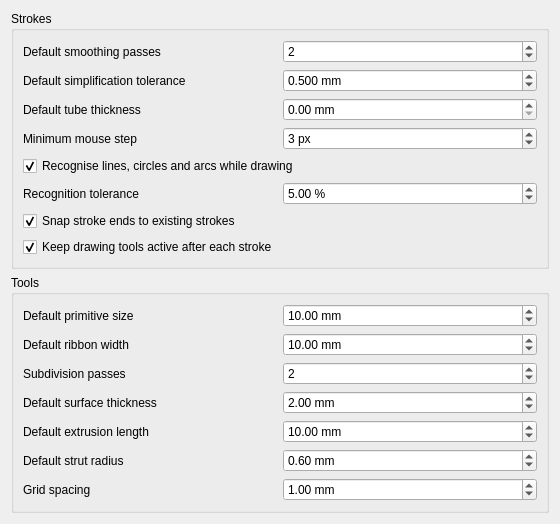
<?xml version="1.0" encoding="UTF-8"?>
<ui version="4.0">
 <class>Gui::Dialog::DlgSettingsFreeform</class>
 <widget class="QWidget" name="Gui::Dialog::DlgSettingsFreeform">
  <property name="geometry">
   <rect>
    <x>0</x>
    <y>0</y>
    <width>560</width>
    <height>520</height>
   </rect>
  </property>
  <property name="windowTitle">
   <string>General</string>
  </property>
  <layout class="QVBoxLayout" name="verticalLayout">
   <item>
    <widget class="QGroupBox" name="groupStrokes">
     <property name="title">
      <string>Strokes</string>
     </property>
     <layout class="QGridLayout" name="gridStrokes">
      <item row="0" column="0">
       <widget class="QLabel" name="labelSmoothing">
        <property name="text">
         <string>Default smoothing passes</string>
        </property>
       </widget>
      </item>
      <item row="0" column="1">
       <widget class="Gui::PrefSpinBox" name="spinSmoothing">
        <property name="toolTip">
         <string>Number of smoothing passes applied to newly drawn strokes</string>
        </property>
        <property name="maximum">
         <number>50</number>
        </property>
        <property name="value">
         <number>2</number>
        </property>
        <property name="prefEntry" stdset="0">
         <cstring>DefaultSmoothing</cstring>
        </property>
        <property name="prefPath" stdset="0">
         <cstring>Mod/Freeform</cstring>
        </property>
       </widget>
      </item>
      <item row="1" column="0">
       <widget class="QLabel" name="labelTolerance">
        <property name="text">
         <string>Default simplification tolerance</string>
        </property>
       </widget>
      </item>
      <item row="1" column="1">
       <widget class="Gui::PrefDoubleSpinBox" name="spinTolerance">
        <property name="toolTip">
         <string>Points closer than this to the simplified curve are dropped (0 keeps every point)</string>
        </property>
        <property name="suffix">
         <string> mm</string>
        </property>
        <property name="decimals">
         <number>3</number>
        </property>
        <property name="maximum">
         <double>10000.000000000000000</double>
        </property>
        <property name="value">
         <double>0.500000000000000</double>
        </property>
        <property name="prefEntry" stdset="0">
         <cstring>DefaultTolerance</cstring>
        </property>
        <property name="prefPath" stdset="0">
         <cstring>Mod/Freeform</cstring>
        </property>
       </widget>
      </item>
      <item row="2" column="0">
       <widget class="QLabel" name="labelThickness">
        <property name="text">
         <string>Default tube thickness</string>
        </property>
       </widget>
      </item>
      <item row="2" column="1">
       <widget class="Gui::PrefDoubleSpinBox" name="spinThickness">
        <property name="toolTip">
         <string>Tube diameter of new strokes; 0 draws plain curves</string>
        </property>
        <property name="suffix">
         <string> mm</string>
        </property>
        <property name="maximum">
         <double>1000000.000000000000000</double>
        </property>
        <property name="prefEntry" stdset="0">
         <cstring>DefaultThickness</cstring>
        </property>
        <property name="prefPath" stdset="0">
         <cstring>Mod/Freeform</cstring>
        </property>
       </widget>
      </item>
      <item row="3" column="0">
       <widget class="QLabel" name="labelPixelStep">
        <property name="text">
         <string>Minimum mouse step</string>
        </property>
       </widget>
      </item>
      <item row="3" column="1">
       <widget class="Gui::PrefSpinBox" name="spinPixelStep">
        <property name="toolTip">
         <string>Mouse movements smaller than this many pixels do not add stroke points</string>
        </property>
        <property name="suffix">
         <string> px</string>
        </property>
        <property name="minimum">
         <number>1</number>
        </property>
        <property name="maximum">
         <number>50</number>
        </property>
        <property name="value">
         <number>3</number>
        </property>
        <property name="prefEntry" stdset="0">
         <cstring>PixelStep</cstring>
        </property>
        <property name="prefPath" stdset="0">
         <cstring>Mod/Freeform</cstring>
        </property>
       </widget>
      </item>
      <item row="4" column="0" colspan="2">
       <widget class="Gui::PrefCheckBox" name="checkRecognize">
        <property name="toolTip">
         <string>Replace strokes that look like a straight line, circle or arc by the exact shape</string>
        </property>
        <property name="text">
         <string>Recognise lines, circles and arcs while drawing</string>
        </property>
        <property name="checked">
         <bool>true</bool>
        </property>
        <property name="prefEntry" stdset="0">
         <cstring>RecognizeShapes</cstring>
        </property>
        <property name="prefPath" stdset="0">
         <cstring>Mod/Freeform</cstring>
        </property>
       </widget>
      </item>
      <item row="5" column="0">
       <widget class="QLabel" name="labelRecognizeTolerance">
        <property name="text">
         <string>Recognition tolerance</string>
        </property>
       </widget>
      </item>
      <item row="5" column="1">
       <widget class="Gui::PrefDoubleSpinBox" name="spinRecognizeTolerance">
        <property name="toolTip">
         <string>Maximum deviation from the exact shape, as a percentage of the stroke length</string>
        </property>
        <property name="suffix">
         <string> %</string>
        </property>
        <property name="minimum">
         <double>0.100000000000000</double>
        </property>
        <property name="maximum">
         <double>50.000000000000000</double>
        </property>
        <property name="value">
         <double>5.000000000000000</double>
        </property>
        <property name="prefEntry" stdset="0">
         <cstring>RecognizeTolerance</cstring>
        </property>
        <property name="prefPath" stdset="0">
         <cstring>Mod/Freeform</cstring>
        </property>
       </widget>
      </item>
      <item row="6" column="0" colspan="2">
       <widget class="Gui::PrefCheckBox" name="checkSnapEnds">
        <property name="toolTip">
         <string>Start and end points close to the end of an existing stroke snap to it; a stroke ending where it started is closed automatically</string>
        </property>
        <property name="text">
         <string>Snap stroke ends to existing strokes</string>
        </property>
        <property name="checked">
         <bool>true</bool>
        </property>
        <property name="prefEntry" stdset="0">
         <cstring>SnapEndpoints</cstring>
        </property>
        <property name="prefPath" stdset="0">
         <cstring>Mod/Freeform</cstring>
        </property>
       </widget>
      </item>
      <item row="7" column="0" colspan="2">
       <widget class="Gui::PrefCheckBox" name="checkContinuous">
        <property name="toolTip">
         <string>Keep the stroke and primitive tools active after each stroke until Escape is pressed</string>
        </property>
        <property name="text">
         <string>Keep drawing tools active after each stroke</string>
        </property>
        <property name="checked">
         <bool>true</bool>
        </property>
        <property name="prefEntry" stdset="0">
         <cstring>ContinuousDrawing</cstring>
        </property>
        <property name="prefPath" stdset="0">
         <cstring>Mod/Freeform</cstring>
        </property>
       </widget>
      </item>
     </layout>
    </widget>
   </item>
   <item>
    <widget class="QGroupBox" name="groupTools">
     <property name="title">
      <string>Tools</string>
     </property>
     <layout class="QGridLayout" name="gridTools">
      <item row="0" column="0">
       <widget class="QLabel" name="labelPrimitiveSize">
        <property name="text">
         <string>Default primitive size</string>
        </property>
       </widget>
      </item>
      <item row="0" column="1">
       <widget class="Gui::PrefDoubleSpinBox" name="spinPrimitiveSize">
        <property name="toolTip">
         <string>Size of primitives placed with a single click</string>
        </property>
        <property name="suffix">
         <string> mm</string>
        </property>
        <property name="minimum">
         <double>0.010000000000000</double>
        </property>
        <property name="maximum">
         <double>1000000.000000000000000</double>
        </property>
        <property name="value">
         <double>10.000000000000000</double>
        </property>
        <property name="prefEntry" stdset="0">
         <cstring>PrimitiveSize</cstring>
        </property>
        <property name="prefPath" stdset="0">
         <cstring>Mod/Freeform</cstring>
        </property>
       </widget>
      </item>
      <item row="1" column="0">
       <widget class="QLabel" name="labelRibbonWidth">
        <property name="text">
         <string>Default ribbon width</string>
        </property>
       </widget>
      </item>
      <item row="1" column="1">
       <widget class="Gui::PrefDoubleSpinBox" name="spinRibbonWidth">
        <property name="suffix">
         <string> mm</string>
        </property>
        <property name="minimum">
         <double>0.010000000000000</double>
        </property>
        <property name="maximum">
         <double>1000000.000000000000000</double>
        </property>
        <property name="value">
         <double>10.000000000000000</double>
        </property>
        <property name="prefEntry" stdset="0">
         <cstring>RibbonWidth</cstring>
        </property>
        <property name="prefPath" stdset="0">
         <cstring>Mod/Freeform</cstring>
        </property>
       </widget>
      </item>
      <item row="2" column="0">
       <widget class="QLabel" name="labelSubD">
        <property name="text">
         <string>Subdivision passes</string>
        </property>
       </widget>
      </item>
      <item row="2" column="1">
       <widget class="Gui::PrefSpinBox" name="spinSubD">
        <property name="toolTip">
         <string>Number of Catmull-Clark passes applied by the Subdivide tool</string>
        </property>
        <property name="minimum">
         <number>0</number>
        </property>
        <property name="maximum">
         <number>6</number>
        </property>
        <property name="value">
         <number>2</number>
        </property>
        <property name="prefEntry" stdset="0">
         <cstring>SubDIterations</cstring>
        </property>
        <property name="prefPath" stdset="0">
         <cstring>Mod/Freeform</cstring>
        </property>
       </widget>
      </item>
      <item row="3" column="0">
       <widget class="QLabel" name="labelShell">
        <property name="text">
         <string>Default surface thickness</string>
        </property>
       </widget>
      </item>
      <item row="3" column="1">
       <widget class="Gui::PrefDoubleSpinBox" name="spinShell">
        <property name="toolTip">
         <string>Thickness proposed by the Thicken surface tool</string>
        </property>
        <property name="suffix">
         <string> mm</string>
        </property>
        <property name="minimum">
         <double>0.010000000000000</double>
        </property>
        <property name="maximum">
         <double>1000000.000000000000000</double>
        </property>
        <property name="value">
         <double>2.000000000000000</double>
        </property>
        <property name="prefEntry" stdset="0">
         <cstring>ShellThickness</cstring>
        </property>
        <property name="prefPath" stdset="0">
         <cstring>Mod/Freeform</cstring>
        </property>
       </widget>
      </item>
      <item row="4" column="0">
       <widget class="QLabel" name="labelExtrude">
        <property name="text">
         <string>Default extrusion length</string>
        </property>
       </widget>
      </item>
      <item row="4" column="1">
       <widget class="Gui::PrefDoubleSpinBox" name="spinExtrude">
        <property name="suffix">
         <string> mm</string>
        </property>
        <property name="minimum">
         <double>-1000000.000000000000000</double>
        </property>
        <property name="maximum">
         <double>1000000.000000000000000</double>
        </property>
        <property name="value">
         <double>10.000000000000000</double>
        </property>
        <property name="prefEntry" stdset="0">
         <cstring>ExtrudeLength</cstring>
        </property>
        <property name="prefPath" stdset="0">
         <cstring>Mod/Freeform</cstring>
        </property>
       </widget>
      </item>
      <item row="5" column="0">
       <widget class="QLabel" name="labelLattice">
        <property name="text">
         <string>Default strut radius</string>
        </property>
       </widget>
      </item>
      <item row="5" column="1">
       <widget class="Gui::PrefDoubleSpinBox" name="spinLattice">
        <property name="toolTip">
         <string>Radius proposed by the Lattice tool</string>
        </property>
        <property name="suffix">
         <string> mm</string>
        </property>
        <property name="minimum">
         <double>0.000000000000000</double>
        </property>
        <property name="maximum">
         <double>1000000.000000000000000</double>
        </property>
        <property name="value">
         <double>0.600000000000000</double>
        </property>
        <property name="prefEntry" stdset="0">
         <cstring>LatticeRadius</cstring>
        </property>
        <property name="prefPath" stdset="0">
         <cstring>Mod/Freeform</cstring>
        </property>
       </widget>
      </item>
      <item row="6" column="0">
       <widget class="QLabel" name="labelGrid">
        <property name="text">
         <string>Grid spacing</string>
        </property>
       </widget>
      </item>
      <item row="6" column="1">
       <widget class="Gui::PrefDoubleSpinBox" name="spinGrid">
        <property name="toolTip">
         <string>Spacing of the drawing plane grid used when snapping is on</string>
        </property>
        <property name="suffix">
         <string> mm</string>
        </property>
        <property name="minimum">
         <double>0.010000000000000</double>
        </property>
        <property name="maximum">
         <double>1000000.000000000000000</double>
        </property>
        <property name="value">
         <double>1.000000000000000</double>
        </property>
        <property name="prefEntry" stdset="0">
         <cstring>GridSpacing</cstring>
        </property>
        <property name="prefPath" stdset="0">
         <cstring>Mod/Freeform</cstring>
        </property>
       </widget>
      </item>
     </layout>
    </widget>
   </item>
   <item>
    <spacer name="verticalSpacer">
     <property name="orientation">
      <enum>Qt::Vertical</enum>
     </property>
     <property name="sizeHint" stdset="0">
      <size>
       <width>20</width>
       <height>40</height>
      </size>
     </property>
    </spacer>
   </item>
  </layout>
 </widget>
 <customwidgets>
  <customwidget>
   <class>Gui::PrefSpinBox</class>
   <extends>QSpinBox</extends>
   <header>Gui/PrefWidgets.h</header>
  </customwidget>
  <customwidget>
   <class>Gui::PrefDoubleSpinBox</class>
   <extends>QDoubleSpinBox</extends>
   <header>Gui/PrefWidgets.h</header>
  </customwidget>
  <customwidget>
   <class>Gui::PrefCheckBox</class>
   <extends>QCheckBox</extends>
   <header>Gui/PrefWidgets.h</header>
  </customwidget>
 </customwidgets>
 <resources/>
 <connections/>
</ui>
